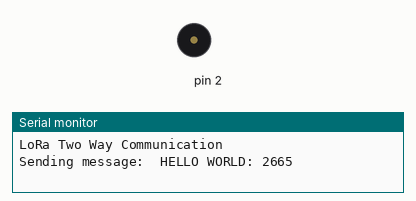
A sketch run on a simulated Arduino Uno, built with avr-gcc and run on an emulated ATmega328P. On the bench: buzzer (waves = sounding), the last lines printed to the serial monitor. Random numbers use the default seed unless the sketch sets one; no radio packets arrive unless stated.

Above: at 1.5 s.
At 6.34 s:
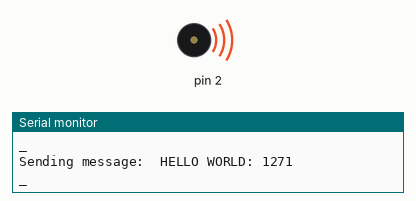
Timing chart, 0 to 7.4 s (numbered marks = the images above):
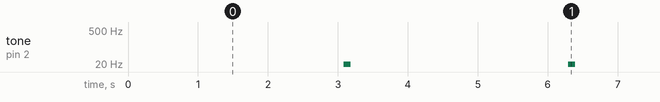

Measured:
- by itself, tone on pin 2: alternates 10 Hz for 0.10 s and silent for 3.1 s

The sketch:

output.ino
```cpp
#include <Wire.h>
#include <SPI.h>
#include <LoRa.h>

#define nss 7
#define rst 8
#define dio0 9

String outgoing;
byte msgCount = 0;
byte localAddress = 0xBB;
byte destination = 0xFF;
long lastSendTime = 0;
int interval = 50;
String basemessage = " HELLO WORLD: ";


void setup()
{
  Serial.begin(115200);
  pinMode(2, OUTPUT);
  Serial.println("LoRa Two Way Communication");
  LoRa.setPins(nss, rst, dio0);

  if (!LoRa.begin(433E6))
  {
    Serial.println("Starting LoRa failed!");
    delay(100);
    while (1);
  }
}

void sendMessage(String outgoing) {
  LoRa.beginPacket();
  LoRa.write(destination);
  LoRa.write(localAddress);
  LoRa.write(msgCount);
  LoRa.write(outgoing.length());
  LoRa.print(outgoing);
  LoRa.endPacket();

  // Increment and wrap msgCount
  msgCount++;
  if (msgCount > 255) {
    msgCount = 0;
  }
}


void loop()
{
  int randomNumber = random(101);  // Generates a random number between 0 and 100
  int randomNumber2 = random(101);
  String randomString = String(randomNumber*randomNumber2);
  String message = basemessage + randomString;
  sendMessage(message);

  Serial.print("Sending message: ");
  Serial.println(message);


  delay(3000);
  Serial.println("_");

  tone(2, 10);
  delay(100);
  noTone(2);

  delay(50);
}
```
